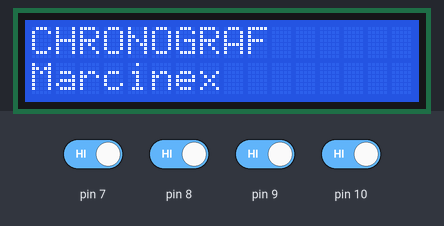
The sketch below on a simulated Arduino Uno, built with avr-gcc and run on an emulated ATmega328P. On the bench: 16×2 character LCD. The test bench sets the inputs (shaded band); at power-on: pin 7–10 HIGH.

Above: at 0.1 s.
3.3 s: pin 7 driven LOW
At 4.6 s:
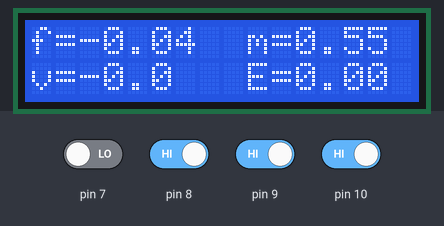
6.3 s: pin 8 driven LOW
At 7.7 s:
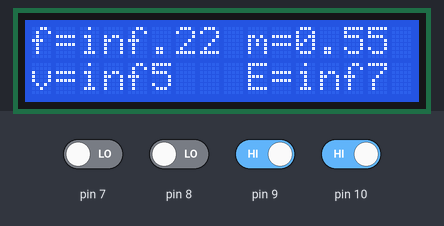
7.8 s: pin 9 driven LOW
At 8.11 s:
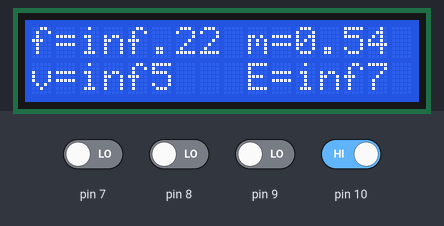
9.5 s: pin 10 driven LOW
11.1 s: pin 7 driven HIGH
At 11.86 s:
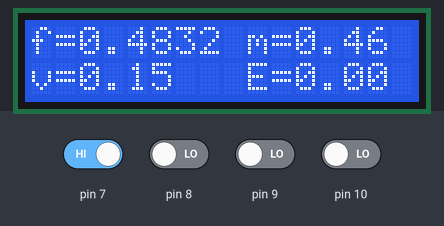
13.5 s: pin 9 driven HIGH
At 14.0 s:
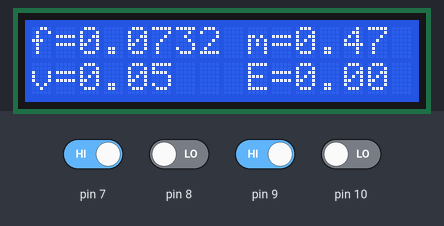
Timing chart, 0 to 16.3 s (numbered marks = the images above; inputs shaded):
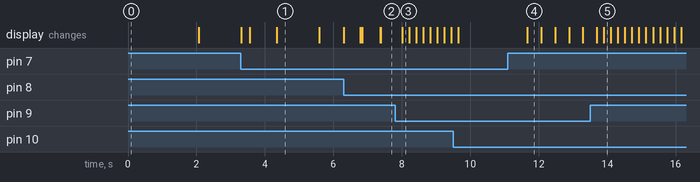

The sketch:

chrono.ino
```cpp
int a;
int b;
int w;
int z;
float x;
float y;
float czas;
float v;
float m;
float e;
float f;

#include <LiquidCrystal.h>
LiquidCrystal lcd(12, 11, 5, 4, 3, 2);


void setup() {
  lcd.begin(16, 2);
  lcd.setCursor(0, 0);
  lcd.print("CHRONOGRAF");
  lcd.setCursor(0, 1);
  lcd.print("Marcinex");
  delay(2000);
  lcd.clear();
  czas=0;
  m=0.55;
}

void loop() {
  a =digitalRead(7);
  b =digitalRead(8);
  w =digitalRead(9);
  z =digitalRead(10);


  if (a==0){
    x=millis()*0.001;
  }
  if (b==0){
    y=millis()*0.001;
  }

  if (w==0){
    m=m-0.01;
    delay(200);
  }
  if (z==0){
    m=m+0.01;
    delay(200);
  }


  czas=y-x;
  v=0.0595/czas;
  e=0.0005*m*v*v;
  f=v*3.28084;

  lcd.setCursor(0, 0);
  lcd.print("f=");
  lcd.setCursor(2, 0);
  lcd.print(f,2);

  lcd.setCursor(0, 1);
  lcd.print("v=");
  lcd.setCursor(2, 1);
  lcd.print(v,1);

  lcd.setCursor(9, 0);
  lcd.print("m=");
  lcd.setCursor(11, 0);
  lcd.print(m,2);

  lcd.setCursor(9, 1);
  lcd.print("E=");
  lcd.setCursor(11, 1);
  lcd.print(e,2);


}
```

Measured:
- after the input at 3.3 s, the display: first changes at once (image 1 shows a later state)
- after the input at 6.3 s, the display: first changes at once (image 2 shows a later state)
- after the input at 11.1 s, the display: changes after 0.57 s (image 4)
- what the display in image 1 shows lasts 1.3 s, from 4.3 s to 5.6 s
- what the display in image 4 shows lasts 0.4 s, from 11.7 s to 12.1 s
